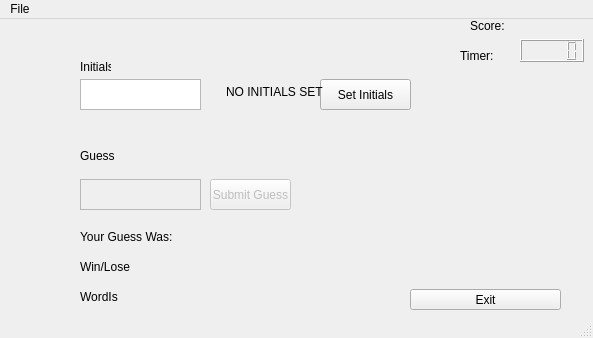
<?xml version="1.0" encoding="UTF-8"?>
<ui version="4.0">
 <class>MainWindow</class>
 <widget class="QMainWindow" name="MainWindow">
  <property name="geometry">
   <rect>
    <x>0</x>
    <y>0</y>
    <width>593</width>
    <height>338</height>
   </rect>
  </property>
  <property name="windowTitle">
   <string>MainWindow</string>
  </property>
  <widget class="QWidget" name="centralwidget">
   <widget class="QPushButton" name="exitButton">
    <property name="geometry">
     <rect>
      <x>410</x>
      <y>270</y>
      <width>151</width>
      <height>21</height>
     </rect>
    </property>
    <property name="toolTip">
     <string>End Program</string>
    </property>
    <property name="text">
     <string>Exit</string>
    </property>
   </widget>
   <widget class="QPushButton" name="InitialsButton">
    <property name="geometry">
     <rect>
      <x>320</x>
      <y>60</y>
      <width>91</width>
      <height>31</height>
     </rect>
    </property>
    <property name="toolTip">
     <string>Set Initials</string>
    </property>
    <property name="text">
     <string>Set Initials</string>
    </property>
   </widget>
   <widget class="QPlainTextEdit" name="InitialsTextBox">
    <property name="geometry">
     <rect>
      <x>80</x>
      <y>60</y>
      <width>121</width>
      <height>31</height>
     </rect>
    </property>
    <property name="toolTip">
     <string>Insert Initials</string>
    </property>
   </widget>
   <widget class="QLabel" name="CurrentInitials">
    <property name="geometry">
     <rect>
      <x>226</x>
      <y>63</y>
      <width>101</width>
      <height>20</height>
     </rect>
    </property>
    <property name="text">
     <string>NO INITIALS SET</string>
    </property>
   </widget>
   <widget class="QLabel" name="LABELIntitals">
    <property name="geometry">
     <rect>
      <x>80</x>
      <y>40</y>
      <width>31</width>
      <height>16</height>
     </rect>
    </property>
    <property name="text">
     <string>Initials:</string>
    </property>
   </widget>
   <widget class="QLabel" name="LABELGuess">
    <property name="geometry">
     <rect>
      <x>80</x>
      <y>130</y>
      <width>47</width>
      <height>13</height>
     </rect>
    </property>
    <property name="text">
     <string>Guess</string>
    </property>
   </widget>
   <widget class="QPlainTextEdit" name="GuessBox">
    <property name="enabled">
     <bool>false</bool>
    </property>
    <property name="geometry">
     <rect>
      <x>80</x>
      <y>160</y>
      <width>121</width>
      <height>31</height>
     </rect>
    </property>
    <property name="toolTip">
     <string>Insert Letter Guess</string>
    </property>
    <property name="tabStopWidth">
     <number>80</number>
    </property>
    <property name="placeholderText">
     <string/>
    </property>
   </widget>
   <widget class="QLabel" name="LABELGuessFeedback">
    <property name="geometry">
     <rect>
      <x>80</x>
      <y>210</y>
      <width>511</width>
      <height>16</height>
     </rect>
    </property>
    <property name="text">
     <string>Your Guess Was:</string>
    </property>
   </widget>
   <widget class="QLabel" name="GameWinOrLose">
    <property name="geometry">
     <rect>
      <x>80</x>
      <y>240</y>
      <width>161</width>
      <height>16</height>
     </rect>
    </property>
    <property name="text">
     <string>Win/Lose</string>
    </property>
   </widget>
   <widget class="QPushButton" name="GuessPushButton">
    <property name="enabled">
     <bool>false</bool>
    </property>
    <property name="geometry">
     <rect>
      <x>210</x>
      <y>160</y>
      <width>81</width>
      <height>31</height>
     </rect>
    </property>
    <property name="toolTip">
     <string>Submit Letter Guess</string>
    </property>
    <property name="text">
     <string>Submit Guess</string>
    </property>
   </widget>
   <widget class="QLabel" name="WordIs">
    <property name="geometry">
     <rect>
      <x>80</x>
      <y>270</y>
      <width>221</width>
      <height>16</height>
     </rect>
    </property>
    <property name="text">
     <string>WordIs</string>
    </property>
    <property name="wordWrap">
     <bool>false</bool>
    </property>
   </widget>
   <widget class="QLabel" name="scoreNumber">
    <property name="geometry">
     <rect>
      <x>540</x>
      <y>0</y>
      <width>47</width>
      <height>13</height>
     </rect>
    </property>
    <property name="focusPolicy">
     <enum>Qt::NoFocus</enum>
    </property>
    <property name="text">
     <string/>
    </property>
   </widget>
   <widget class="QLCDNumber" name="lcdNumber">
    <property name="geometry">
     <rect>
      <x>520</x>
      <y>20</y>
      <width>64</width>
      <height>23</height>
     </rect>
    </property>
   </widget>
   <widget class="QLabel" name="scoreLabel">
    <property name="geometry">
     <rect>
      <x>470</x>
      <y>0</y>
      <width>47</width>
      <height>13</height>
     </rect>
    </property>
    <property name="text">
     <string>Score:</string>
    </property>
   </widget>
   <widget class="QLabel" name="timerLabel">
    <property name="geometry">
     <rect>
      <x>460</x>
      <y>30</y>
      <width>47</width>
      <height>13</height>
     </rect>
    </property>
    <property name="text">
     <string>Timer:</string>
    </property>
   </widget>
  </widget>
  <widget class="QMenuBar" name="menubar">
   <property name="geometry">
    <rect>
     <x>0</x>
     <y>0</y>
     <width>593</width>
     <height>21</height>
    </rect>
   </property>
   <widget class="QMenu" name="menuFile">
    <property name="title">
     <string>File</string>
    </property>
    <addaction name="actionExit"/>
    <addaction name="actionReset"/>
   </widget>
   <addaction name="menuFile"/>
  </widget>
  <widget class="QStatusBar" name="statusbar"/>
  <action name="actionExit">
   <property name="text">
    <string>Exit</string>
   </property>
  </action>
  <action name="actionReset">
   <property name="text">
    <string>Reset</string>
   </property>
  </action>
 </widget>
 <resources/>
 <connections>
  <connection>
   <sender>actionExit</sender>
   <signal>triggered()</signal>
   <receiver>MainWindow</receiver>
   <slot>close()</slot>
   <hints>
    <hint type="sourcelabel">
     <x>-1</x>
     <y>-1</y>
    </hint>
    <hint type="destinationlabel">
     <x>296</x>
     <y>168</y>
    </hint>
   </hints>
  </connection>
  <connection>
   <sender>actionReset</sender>
   <signal>triggered()</signal>
   <receiver>MainWindow</receiver>
   <slot>cust_Slot()</slot>
   <hints>
    <hint type="sourcelabel">
     <x>-1</x>
     <y>-1</y>
    </hint>
    <hint type="destinationlabel">
     <x>296</x>
     <y>168</y>
    </hint>
   </hints>
  </connection>
 </connections>
 <slots>
  <slot>cust_Slot()</slot>
 </slots>
</ui>
